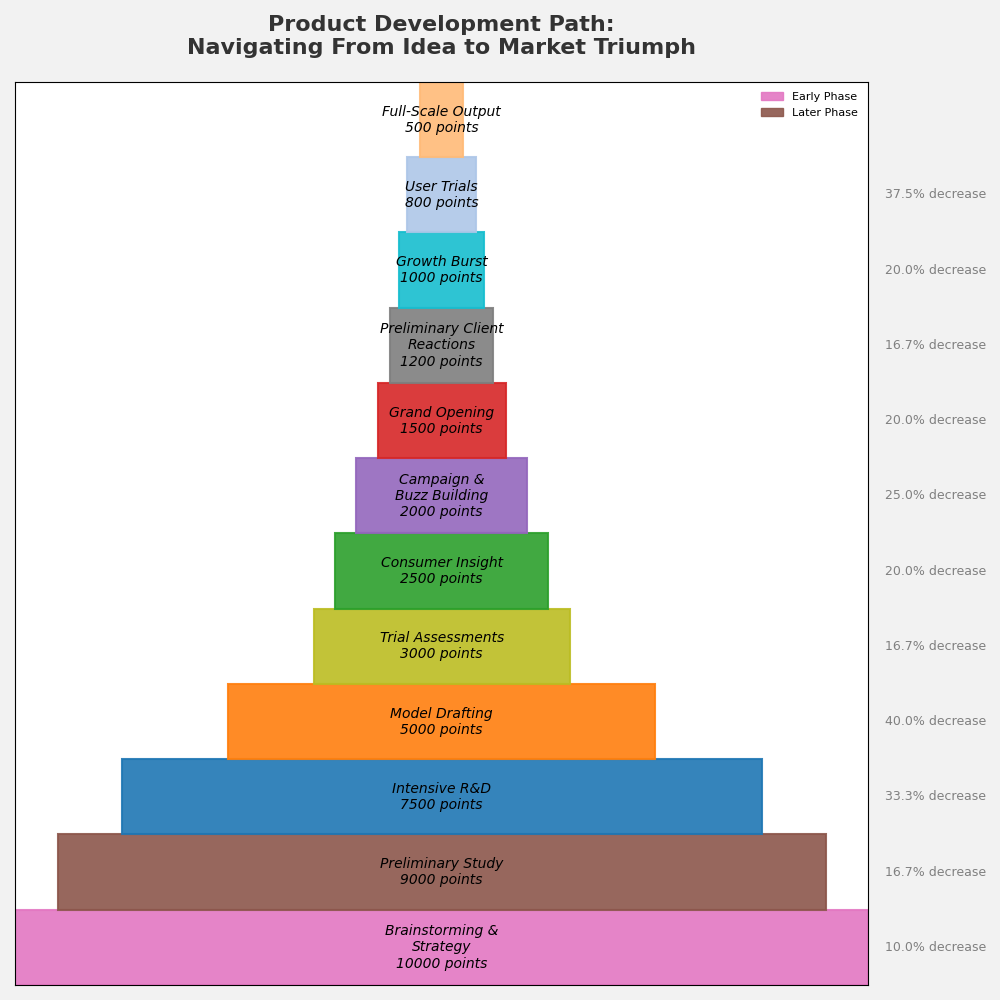

This figure's Python source:
import matplotlib.pyplot as plt
from matplotlib.patches import Rectangle
import numpy as np

stages = [
    "Brainstorming &\nStrategy",
    "Preliminary Study",
    "Intensive R&D",
    "Model Drafting",
    "Trial Assessments",
    "Consumer Insight",
    "Campaign &\nBuzz Building",
    "Grand Opening",
    "Preliminary Client\nReactions",
    "Growth Burst",
    "User Trials",
    "Full-Scale Output"
]
values = [10000, 9000, 7500, 5000, 3000, 2500, 2000, 1500, 1200, 1000, 800, 500]
percentage_drops = [(values[i] - values[i+1]) / values[i] * 100 for i in range(len(values) - 1)]

# Altered color set and additional properties
colors = ['#e377c2', '#8c564b', '#1f77b4', '#ff7f0e', '#bcbd22', '#2ca02c', 
          '#9467bd', '#d62728', '#7f7f7f', '#17becf', '#aec7e8', '#ffbb78']

fig, ax = plt.subplots(figsize=(10, 10), facecolor='#f2f2f2')

y_start = 0

for i, (stage, value, color) in enumerate(zip(stages, values, colors)):
    width = value / float(max(values))
    left = (1 - width) / 2
    rect = Rectangle((left, y_start), width, 1, edgecolor='black', 
                     linestyle='-', linewidth=1.5, color=color, alpha=0.9)
    ax.add_patch(rect)
    
    ax.text(0.5, y_start + 0.5, f'{stage}\n{value} points', 
            fontsize=10, va='center', ha='center', color='black', fontstyle='italic')
    
    if i < len(percentage_drops):
        ax.text(1.02, y_start + 0.5, f'{percentage_drops[i]:.1f}% decrease', 
                fontsize=9, va='center', ha='left', color='gray')

    y_start += 1

ax.set_xlim(0, 1)
ax.set_ylim(0, len(stages))
ax.set_yticks([])
ax.set_xticks([])

ax.set_title("Product Development Path:\nNavigating From Idea to Market Triumph", 
             fontsize=16, fontweight='bold', pad=20, color='#333333')

ax.yaxis.grid(True, which='major', linestyle='-.', linewidth=0.7, color='lightgrey')

# Legend
handles = [Rectangle((0,0),1,1, color=color, alpha=0.9) for color in colors[:2]]
labels = ["Early Phase", "Later Phase"]
ax.legend(handles, labels, loc='upper right', fontsize=8, frameon=False)

plt.tight_layout()
plt.show()
